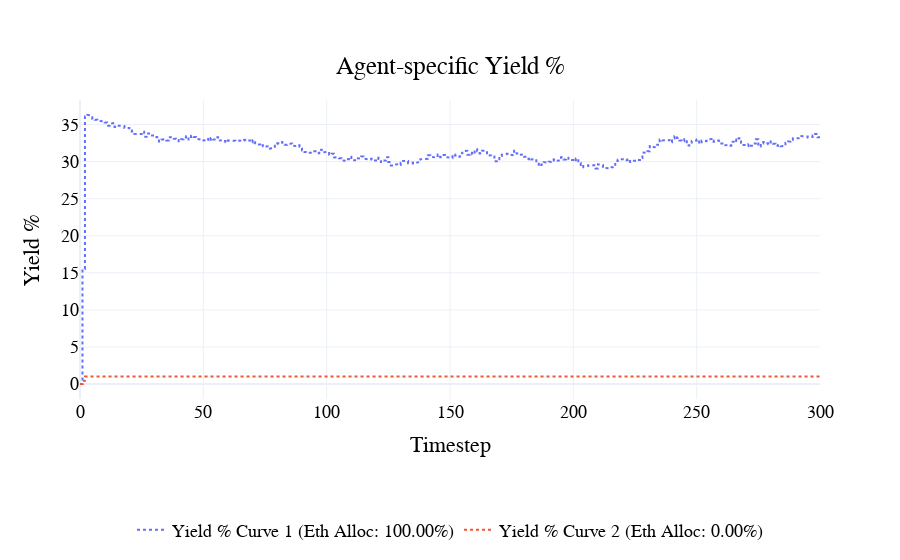

Write notebook code for a chart like this one.
### Code cell
fig = visualizations.plot_yield_pct(
    df, init_agent_eth_alloc
)
pio.show(fig)

### Figure 1 — Plotly figure (JSON) as saved in the notebook; plotly's stock layout.template omitted (floating-point values rounded to 4 significant figures; data arrays with more than 128 entries replaced by an {"elided": "..."} marker saying what was removed)
{"data": [{"line": {"dash": "dot", "width": 2}, "name": "Yield % Curve 1 (Eth Alloc: 100.00%)", "type": "scatter", "x": {"elided": "2401 int values"}, "y": {"elided": "2401 float values"}}, {"line": {"dash": "dot", "width": 2}, "name": "Yield % Curve 2 (Eth Alloc: 0.00%)", "type": "scatter", "x": {"elided": "2401 int values"}, "y": {"elided": "2401 float values"}}], "layout": {"font": {"color": "black", "family": "Arial", "size": 18}, "hovermode": "x unified", "legend": {"orientation": "h", "x": 0.5, "xanchor": "center", "y": -0.5, "yanchor": "bottom"}, "paper_bgcolor": "rgba(255, 255, 255, 1)", "plot_bgcolor": "rgba(255, 255, 255, 1)", "title": {"text": "Agent-specific Yield %", "x": 0.5, "xanchor": "center", "y": 0.9, "yanchor": "top"}, "xaxis": {"title": {"text": "Timestep"}}, "yaxis": {"title": {"text": "Yield %"}}}}
